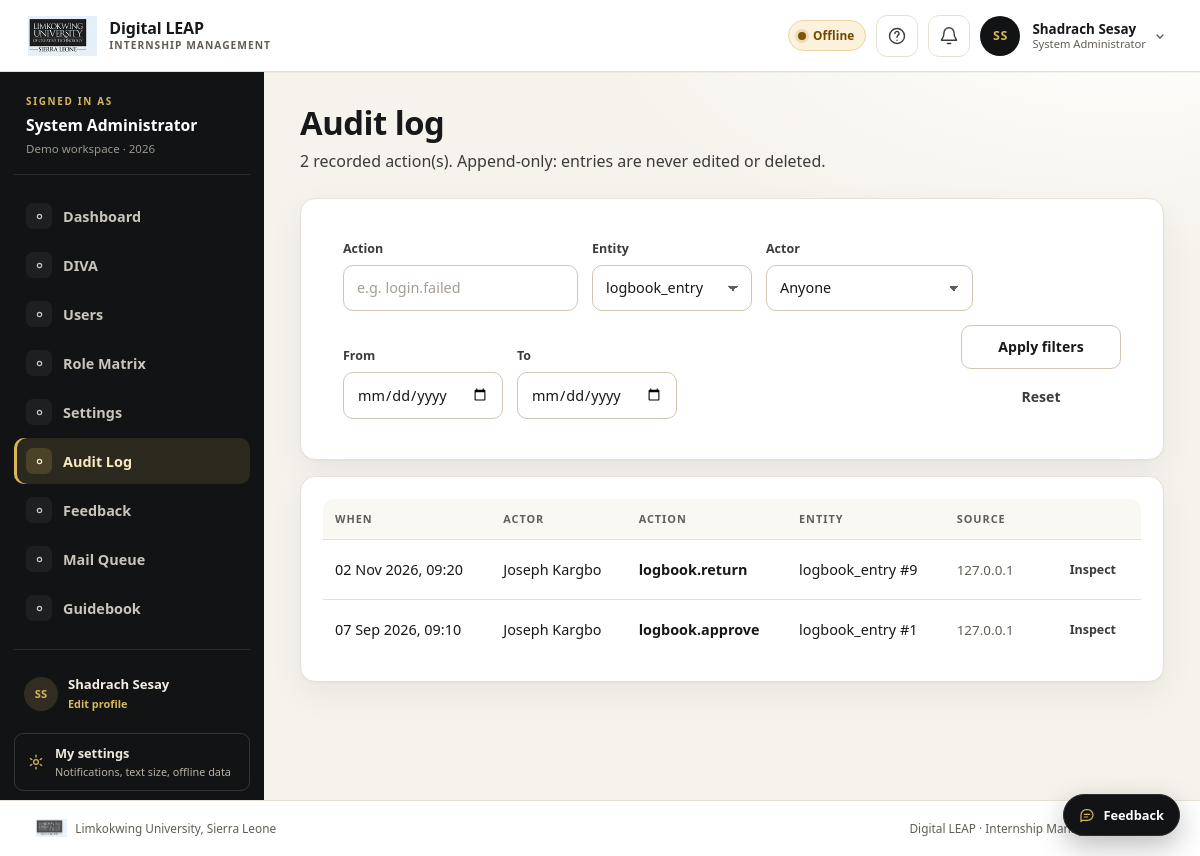
Screenshot of /digital-leap/index.php?r=admin/audit&entity_type=logbook_entry (signed in) with the database file from the repository.
### tables this page shows
CREATE TABLE users (
  user_id           INT UNSIGNED NOT NULL AUTO_INCREMENT,
  role_id           TINYINT UNSIGNED NOT NULL,
  organisation_id   INT UNSIGNED NULL,
  first_name        VARCHAR(60)  NOT NULL,
  last_name         VARCHAR(60)  NOT NULL,
  email             VARCHAR(120) NOT NULL,
  phone             VARCHAR(25)  NULL,
  password_hash     VARCHAR(255) NULL,
  status            ENUM('invited','active','suspended') NOT NULL DEFAULT 'invited',
  must_change_password TINYINT(1) NOT NULL DEFAULT 0,
  failed_attempts   TINYINT UNSIGNED NOT NULL DEFAULT 0,
  locked_until      DATETIME NULL,
  last_login_at     DATETIME NULL,
  created_at        DATETIME NOT NULL DEFAULT CURRENT_TIMESTAMP,
  updated_at        DATETIME NOT NULL DEFAULT CURRENT_TIMESTAMP ON UPDATE CURRENT_TIMESTAMP,
  PRIMARY KEY (user_id),
  UNIQUE KEY uq_users_email (email),
  KEY idx_users_role (role_id, status),
  KEY idx_users_org (organisation_id),
  CONSTRAINT fk_users_role FOREIGN KEY (role_id) REFERENCES roles (role_id),
  CONSTRAINT fk_users_org FOREIGN KEY (organisation_id) REFERENCES organisation (org_id) ON DELETE SET NULL
);

CREATE TABLE roles (
  role_id     TINYINT UNSIGNED NOT NULL AUTO_INCREMENT,
  role_key    VARCHAR(30)  NOT NULL,
  role_name   VARCHAR(60)  NOT NULL,
  description VARCHAR(255) NULL,
  created_at  DATETIME NOT NULL DEFAULT CURRENT_TIMESTAMP,
  PRIMARY KEY (role_id),
  UNIQUE KEY uq_roles_key (role_key)
);

CREATE TABLE audit_log (
  audit_id    BIGINT UNSIGNED NOT NULL AUTO_INCREMENT,
  user_id     INT UNSIGNED NULL,
  action      VARCHAR(60) NOT NULL,
  entity_type VARCHAR(40) NULL,
  entity_id   INT UNSIGNED NULL,
  before_json JSON NULL,
  after_json  JSON NULL,
  ip_address  VARCHAR(45) NOT NULL,
  user_agent  VARCHAR(255) NULL,
  created_at  DATETIME NOT NULL DEFAULT CURRENT_TIMESTAMP,
  PRIMARY KEY (audit_id),
  KEY idx_audit_entity (entity_type, entity_id),
  KEY idx_audit_user (user_id, created_at),
  KEY idx_audit_action (action, created_at),
  CONSTRAINT fk_audit_user FOREIGN KEY (user_id) REFERENCES users (user_id) ON DELETE SET NULL
);

### digital-leap/app/Views/admin/audit.php (the view, shortened to what the rows shown need)
<div class="page-head">
    <div>
        <h1>Audit log</h1>
        <p><?= (int) $total ?> recorded action(s). Append-only: entries are never edited or deleted.</p>
    </div>
</div>
<div class="card">
    <form method="get" action="<?= e(($GLOBALS['base'] ?? '') . '/index.php') ?>" class="filter-bar">
        <div class="field">
            <label for="action">Action</label>
            <input id="action" name="action" type="search" list="action-list" value="<?= e($action) ?>" placeholder="e.g. login.failed">
        </div>
        <div class="field">
            <label for="entity_type">Entity</label>
            <select id="entity_type" name="entity_type">
                <?php foreach ($entities as $row): ?>
                    <option value="<?= e($row['entity_type']) ?>"<?= selected($entity, $row['entity_type']) ?>><?= e($row['entity_type']) ?></option>
                <?php endforeach; ?>
            </select>
        </div>
        <div class="field">
            <label for="user_id">Actor</label>
            <select id="user_id" name="user_id">
                <option value="0">Anyone</option>
            </select>
        </div>
        <div class="field">
            <label for="from">From</label>
            <input id="from" name="from" type="date" value="<?= e($from) ?>">
        </div>
        <div class="field">
            <label for="to">To</label>
            <input id="to" name="to" type="date" value="<?= e($to) ?>">
        </div>
        <div class="field field-actions">
            <button class="btn btn-outline" type="submit">Apply filters</button>
            <a class="btn btn-quiet" href="<?= e(url('admin/audit')) ?>">Reset</a>
        </div>
    </form>
</div>
<div class="card">
    <div class="table-wrap">
        <table class="table table--stack">
            <thead><tr><th>When</th><th>Actor</th><th>Action</th><th>Entity</th><th>Source</th><th></th></tr></thead>
            <tbody>
            <?php foreach ($rows as $row): ?>
                <tr>
                    <td data-label="When"><?= e(fmt_dt($row['created_at'])) ?></td>
                    <td data-label="Actor"><?= $row['first_name'] !== null ? e($row['first_name'] . ' ' . $row['last_name']) : '<span class="muted">System</span>' ?></td>
                    <td data-label="Action"><strong><?= e($row['action']) ?></strong></td>
                    <td data-label="Entity"><?= $row['entity_type'] !== null ? e($row['entity_type']) . ($row['entity_id'] !== null ? ' #' . (int) $row['entity_id'] : '') : '—' ?></td>
                    <td data-label="Source"><span class="small muted"><?= e($row['ip_address']) ?></span></td>
                    <td class="right"><a class="btn btn-sm btn-quiet" href="<?= e(url('admin/audit/view', ['id' => (int) $row['audit_id']])) ?>">Inspect</a></td>
                </tr>
            <?php endforeach; ?>
            </tbody>
        </table>
    </div>
</div>

### digital-leap/app/Views/layout.php (shortened to what the rows shown need)
<?php
$user = Auth::user();
$route = (string) ($_GET['r'] ?? '');
$unread = 0;
if ($user !== null) {
    $unread = (int) Database::val('SELECT COUNT(*) FROM notification WHERE user_id = ? AND is_read = 0', [(int) $user['user_id']]);
}
$prefUid = $user === null ? 0 : (int) $user['user_id'];
$textSize = Preference::textSize($prefUid);
$calmMotion = Preference::reduceMotion($prefUid);
$nav = $user === null ? [] : nav_items();
$avatarUrl = $user === null ? null : avatar_url($user);
$authRoutes = ['login', 'register', 'forgot', 'reset', 'token/supervisor'];
$isAuthPage = $user === null && in_array($route, $authRoutes, true);
?>
<!doctype html>
<html lang="en" data-text-size="<?= e($textSize) ?>"<?= $calmMotion ? ' data-reduce-motion="on"' : '' ?>>
<head>
<link rel="stylesheet" href="<?= e(asset('css/app.css')) ?>">
</head>
<body class="<?= $user !== null ? 'app-shell' : ($isAuthPage ? 'auth-shell' : 'landing-shell') ?>" data-role="<?= e($user !== null ? (string) Auth::role() : 'guest') ?>" data-page="<?= e($route) ?>">
<?php if ($user !== null): ?>
<header class="topbar">
    <div class="topbar-left">
        <a class="brand" href="<?= e(url('dashboard')) ?>" data-tour="brand">
            <img class="brand-logo" src="<?= e(asset('img/limkokwing-logo.png')) ?>" alt="Limkokwing University of Creative Technology, Sierra Leone">
            <span class="brand-text">Digital LEAP<small>Internship Management</small></span>
        </a>
    </div>
    <div class="topbar-right">
        <p class="net-pill" data-net-status data-state="online" role="status" aria-live="polite">
            <span class="net-dot" aria-hidden="true"></span><span class="net-text">Online</span>
        </p>
        <button class="icon-btn tour-trigger" type="button" data-tour-start aria-label="Take a guided tour" title="Take a guided tour">
            <svg viewBox="0 0 24 24" aria-hidden="true"><circle cx="12" cy="12" r="9"/><path d="M9.5 9a2.5 2.5 0 1 1 4 2c-.9.7-1.5 1.2-1.5 2.5"/><path d="M12 17h.01"/></svg>
        </button>
        <div class="menu-wrap">
            <button class="icon-btn bell-btn" type="button" data-notif-toggle aria-expanded="false" aria-controls="notif-panel" aria-label="Notifications<?= $unread > 0 ? ', ' . $unread . ' unread' : '' ?>" data-tour="notifications">
                <svg viewBox="0 0 24 24" aria-hidden="true"><path d="M18 8a6 6 0 0 0-12 0c0 7-3 7-3 9h18c0-2-3-2-3-9"/><path d="M10 21h4"/></svg>
            </button>
        </div>
        <div class="menu-wrap user-chip" data-tour="profile">
            <a class="avatar-link" href="<?= e(url('profile')) ?>" aria-label="Open my profile to edit details and profile photo">
                <?php if ($avatarUrl !== null): ?>
                    <img class="avatar avatar-img" src="<?= e($avatarUrl) ?>" alt="">
                <?php else: ?>
                    <span class="avatar" aria-hidden="true"><?= e(initials((string) $user['first_name'], (string) $user['last_name'])) ?></span>
                <?php endif; ?>
            </a>
            <button class="user-menu-toggle" type="button" data-user-toggle aria-expanded="false" aria-controls="user-menu">
                <span class="user-meta">
                    <strong><?= e($user['first_name'] . ' ' . $user['last_name']) ?></strong>
                    <small><?= e($user['role_name']) ?></small>
                </span>
                <svg class="menu-caret" viewBox="0 0 24 24" aria-hidden="true"><path d="m7 10 5 5 5-5"/></svg>
            </button>
        </div>
    </div>
</header>
<div class="shell">
    <aside class="sidebar" id="sidebar">
        <div class="sidebar-role">
            <span class="sidebar-role-label">Signed in as</span>
            <strong><?= e($user['role_name']) ?></strong>
            <span class="sidebar-role-sub">Demo workspace · <?= e(date('Y')) ?></span>
        </div>
        <nav aria-label="Main navigation" data-tour="nav">
            <?php foreach ($nav as [$href, $label]): ?>
                <?php $isActive = $route === $href || str_starts_with($route, $href . '/'); ?>
                <a href="<?= e(url($href)) ?>" class="<?= $isActive ? 'active' : '' ?>"<?= $isActive ? ' aria-current="page"' : '' ?>>
                    <span class="nav-ico" aria-hidden="true"><svg viewBox="0 0 24 24"><?= $navIcons[$href] ?? '<circle cx="12" cy="12" r="3"/>' ?></svg></span>
                    <span><?= e($label) ?></span>
                </a>
            <?php endforeach; ?>
        </nav>
        <div class="sidebar-foot">
            <a class="sidebar-profile" href="<?= e(url('profile')) ?>">
                <?= avatar_html(['user_id' => (int) ($user['user_id'] ?? 0), 'first_name' => (string) $user['first_name'], 'last_name' => (string) $user['last_name']], 'sidebar-avatar') ?>
                <span><?= e($user['first_name'] . ' ' . $user['last_name']) ?><small>Edit profile</small></span>
            </a>
            <a class="sidebar-settings" href="<?= e(url('settings')) ?>">
                <svg viewBox="0 0 24 24" aria-hidden="true"><circle cx="12" cy="12" r="3.2"/><path d="M12 2.8v2.4M12 18.8v2.4M4.5 7.5l2 1.2M17.5 15.3l2 1.2M4.5 16.5l2-1.2M17.5 8.7l2-1.2"/></svg>
                <span>My settings<small>Notifications, text size, offline data</small></span>
            </a>
        </div>
    </aside>
    <main id="main" class="main">
        <?= $content ?>
    </main>
</div>
<?php endif; ?>
</body>
</html>

### digital-leap/app/helpers.php (shortened to what the rows shown need)
<?php
function e($value): string
{
    return htmlspecialchars((string) ($value ?? ''), ENT_QUOTES, 'UTF-8');
}
function url(string $route = '', array $params = []): string
{
    $base = $GLOBALS['base'] ?? '';
    $query = ['r' => $route] + $params;
    return $base . '/index.php?' . http_build_query($query);
}
function asset(string $path): string
{
    $path = ltrim($path, '/');
    $file = BASE_PATH . '/public/assets/' . $path;
    $version = is_file($file) ? '?v=' . filemtime($file) : '';
    return ($GLOBALS['base'] ?? '') . '/public/assets/' . $path . $version;
}
function qget(string $key, $default = null)
{
    return $_GET[$key] ?? $default;
}
function fmt_dt(?string $value): string
{
    $ts = strtotime($value);
    return $ts ? date('d M Y, H:i', $ts) : '—';
}
function initials(string $first, string $last): string
{
    return strtoupper(substr($first, 0, 1) . substr($last, 0, 1));
}
function avatar_file(int $userId): ?string
{
    $dir = STORAGE_PATH . '/uploads/avatars';
    foreach (['jpg', 'jpeg', 'png', 'webp'] as $ext) {
        $path = $dir . '/' . $userId . '.' . $ext;
    }
    return null;
}
function avatar_url(?array $user = null): ?string
{
    $id = (int) ($user['user_id'] ?? \Leap\Core\Auth::id());
    $file = avatar_file($id);
    if ($file === null) {
        return null;
    }
    return url('avatar', ['u' => $id, 'v' => filemtime($file) . '-' . filesize($file)]);
}
function avatar_html(array $user, string $class = 'chat-avatar'): string
{
    $id = (int) ($user['user_id'] ?? 0);
    $first = (string) ($user['first_name'] ?? '');
    $last = (string) ($user['last_name'] ?? '');
    $file = $id > 0 && \Leap\Controllers\ProfileController::canViewAvatar($id) ? avatar_file($id) : null;
    return '<span class="' . e($class) . '" aria-hidden="true">' . e(initials($first, $last)) . '</span>';
}
function selected($value, $expected): string
{
    return (string) $value === (string) $expected ? ' selected' : '';
}

### rows the page displays
users: first_name+last_name "SS", first_name+last_name "Shadrach Sesay", role.role_name "System Administrator", initials($first, $last) "SS"
audit_log: audit_id "2", created_at "07 Sep 2026, 09:10", user.last_name "Joseph Kargbo", action "logbook.approve", entity_type "logbook_entry", entity "1", ip_address "127.0.0.1"
audit_log: created_at "02 Nov 2026, 09:20", user.last_name "Joseph Kargbo", action "logbook.return", entity_type "logbook_entry", entity "9", ip_address "127.0.0.1"

### other values shown
$label "Dashboard"
$label "DIVA"
$label "Users"
$label "Role Matrix"
$label "Settings"
$label "Audit Log"
$label "Feedback"
$label "Mail Queue"
$label "Guidebook"
form field entity_type "logbook_entry"
